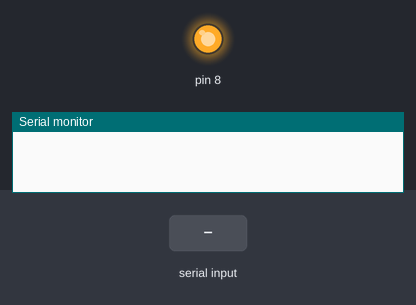
The sketch below on a simulated Arduino Uno, built with avr-gcc and run on an emulated ATmega328P. Parts: output pins drawn as LEDs (lit = HIGH), the last lines printed to the serial monitor. Inputs (shaded band) come from the test bench.

Above: at 1.2 s.
1.3 s: "A" received over Serial
At 2.4 s:
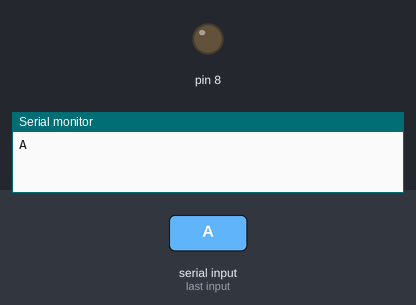
2.8 s: "B" received over Serial
At 3.5 s:
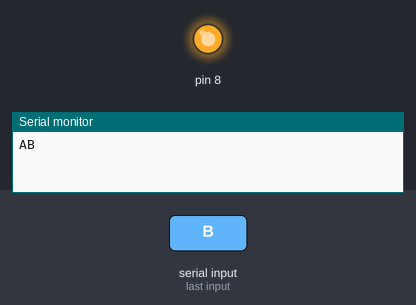
Timing chart, 0 to 5.8 s (numbered marks = the images above; inputs shaded):
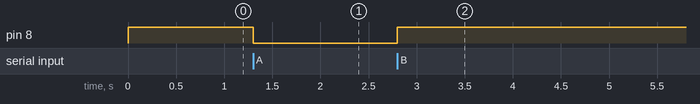

The sketch:

ignitex_ardiuno_code.ino
```cpp
char command;

void setup()
{
pinMode(8,OUTPUT);
Serial.begin(9600);
digitalWrite(8,HIGH);
 }

void loop()
{
if(Serial.available())
{
command=Serial.read();
Serial.print(command);

if(command=='A')
 digitalWrite(8,LOW);

if(command=='B')
digitalWrite(8,HIGH);
}
}
```

Measured:
- after the input at 1.3 s, pin 8: HIGH → LOW at once
- after the input at 2.8 s, pin 8: LOW → HIGH at once
